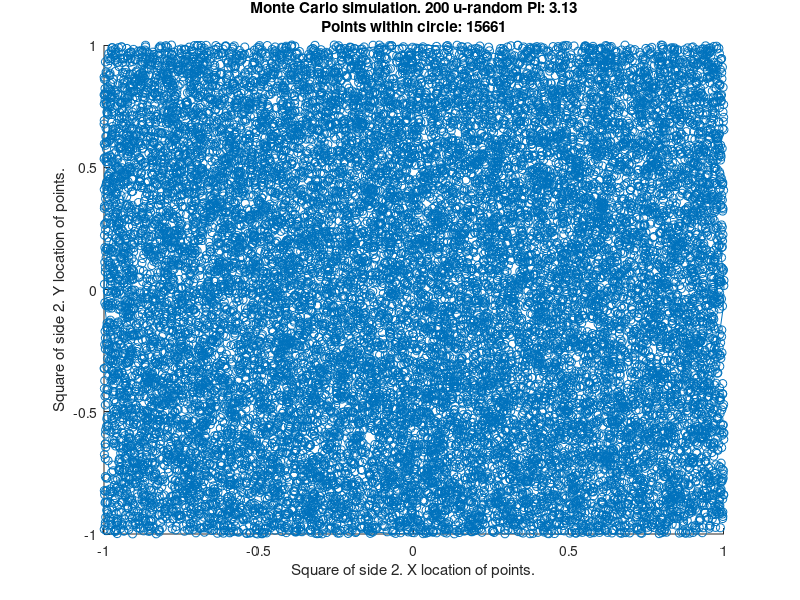

The MATLAB source for this figure:
% Javier Salazar 1001144647 Set 4 Example 3
clc
clear all
n = 20000;
x = (2)*rand(n,1) - 1;
y = (2)*rand(n,1) - 1;
circleRadius = x.^2 + y.^2;
numOfPointsCircle = sum(circleRadius<=1);
pi = (numOfPointsCircle/n)*4;
disp(pi);
figure
scatter(x,y);
hold on
th = 0:pi/50:2*pi;
xunit = cos(th);
yunit = sin(th);
plot(xunit, yunit);
title({sprintf('Monte Carlo simulation. 200 u-random Pi: %0.2f', pi);sprintf('Points within circle: %0.0f', numOfPointsCircle)})
xlabel('Square of side 2. X location of points.')
ylabel('Square of side 2. Y location of points.')
